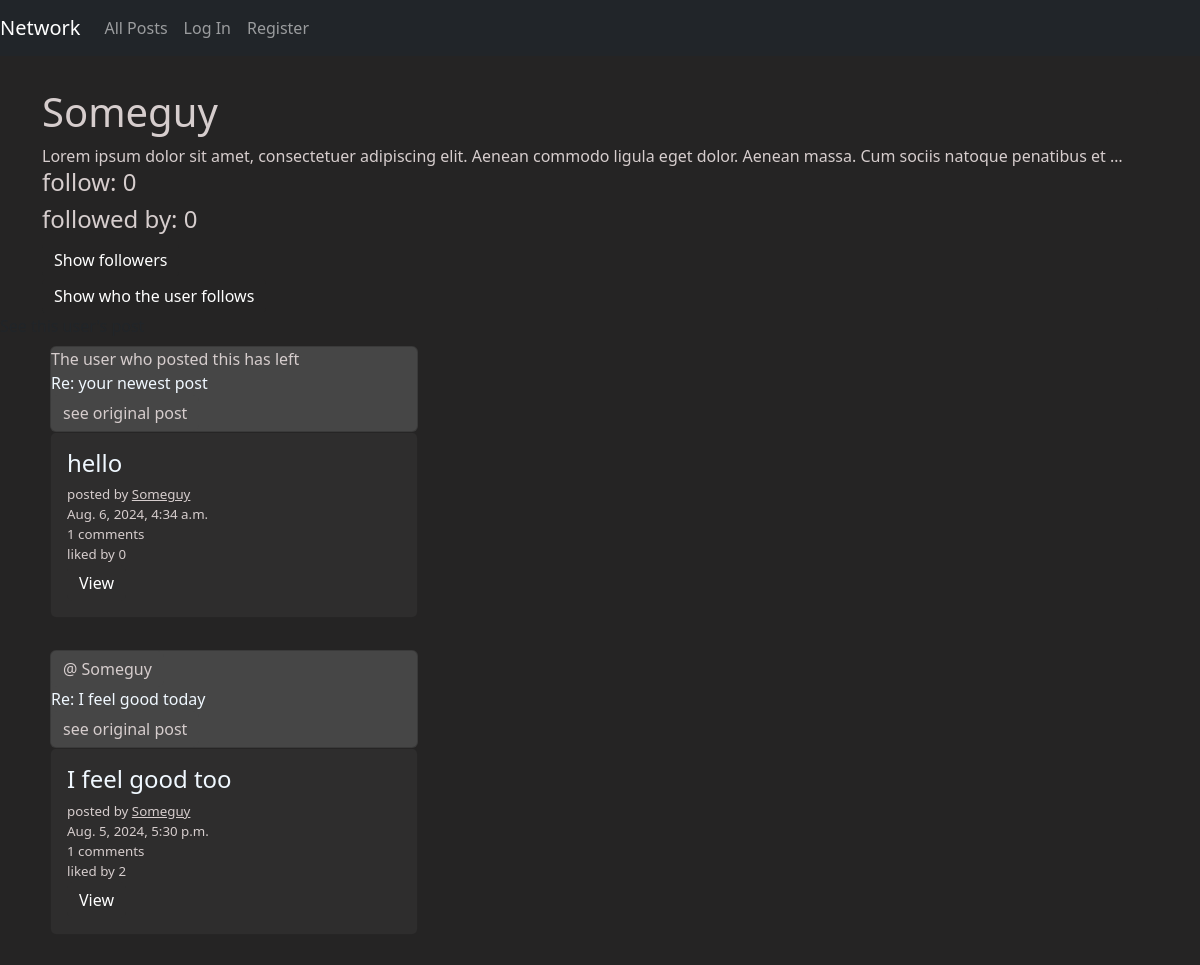
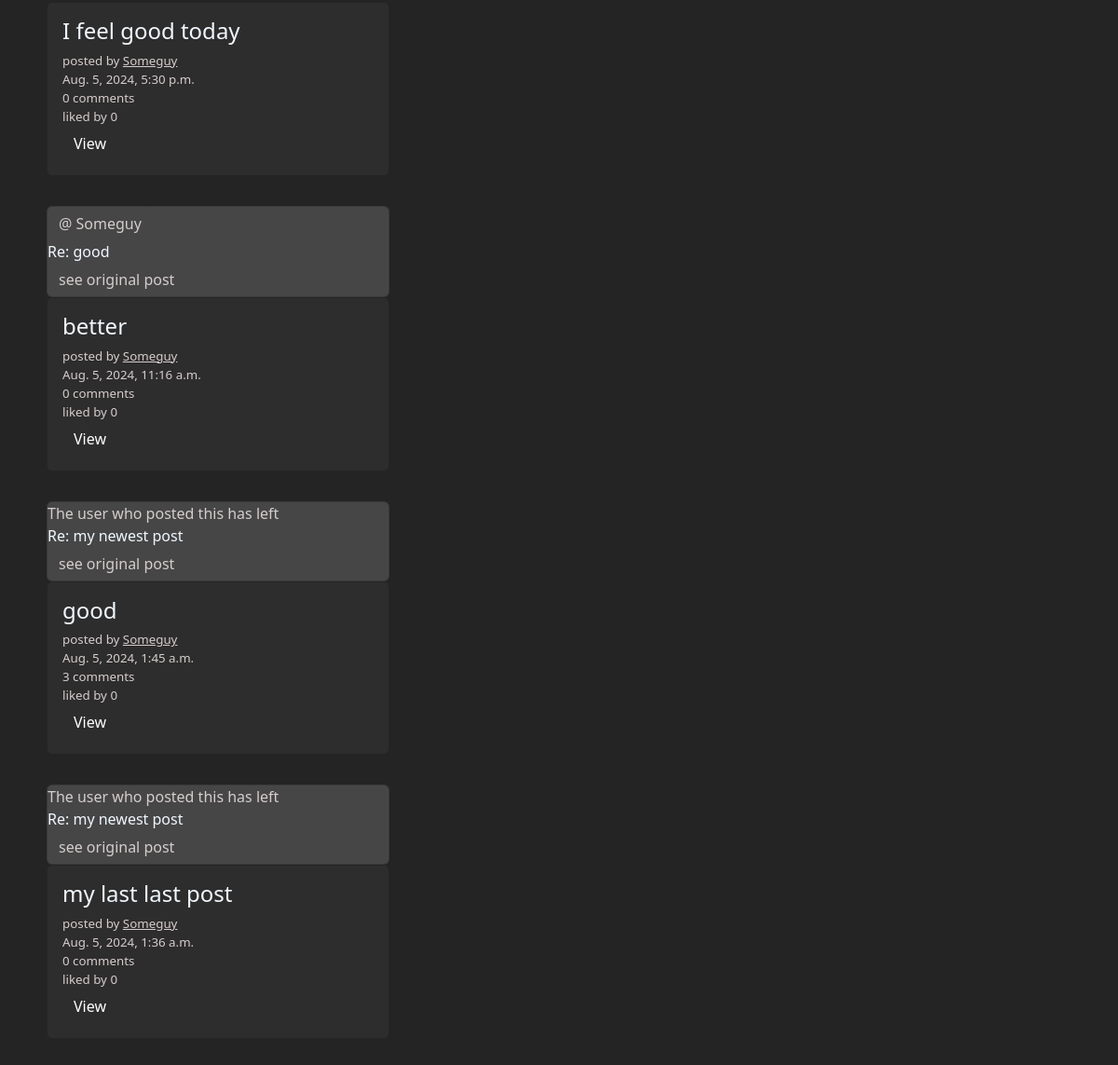
The page /profile/3 on the database its author committed (2 pictures, top to bottom).
### network/models.py (models this page shows)
class User(AbstractUser):
    pass

class Profile(models.Model):
    owner = models.OneToOneField(User, on_delete=models.CASCADE, primary_key=True)
    alias = models.CharField(max_length=20)
    date_of_birth = models.DateField()
    self_intro = models.CharField(max_length=1000, null=True, blank=True)

class Post(models.Model):
    poster = models.ForeignKey(User, null=True, on_delete=models.SET_NULL, related_name="poster")
    time = models.DateTimeField(auto_now_add=True)
    content = models.CharField(max_length=1000, default="")
    likes = models.IntegerField(default=0, validators=[MinValueValidator(0)])
    reply_to = models.ForeignKey("self", null=True, blank=True, on_delete=models.SET_NULL, related_name="reply")
    is_reply = models.BooleanField(default=False)
    class Meta:
        constraints = [
            UniqueConstraint(fields=["poster", "time", "content"], name="unique_post")
        ]

### network/views.py (the view)
# urls.py: path("profile/<int:user_id>", views.display_profile, name="profile"),
def display_profile(request, user_id):
    try:
        profile_owner = User.objects.get(pk=user_id)
    except ObjectDoesNotExist:
        messages.warning(request, "The requested profile does not exist.")
        return HttpResponseRedirect(reverse("index"))
    try:
        posts = Post.objects.filter(poster=profile_owner).order_by("-id")
    except EmptyResultSet:
        posts = None
    try:
        followeds = Followship.objects.filter(follower=profile_owner)
    except EmptyResultSet:
        followeds = None
    try:
        followers = Followship.objects.filter(followed=profile_owner)
    except EmptyResultSet:
        followers = None
    following_status = False
    for follower in followers:
        if follower.follower.id == request.user.id:
            following_status = True
    liked_posts = []
    likes = Likeship.objects.filter(liker=request.user.id)
    for like in likes:
        print(like.post)
        liked_posts.append(like.post)
    print(liked_posts)
    for post in posts:
        archived = Archived.objects.filter(post=post, archiver=request.user.id).first()
        try:
            archived_locations = archived.archive.filter(owner=request.user.id)
        except AttributeError:
            archived_locations = []
        comments_count = Comment.objects.filter(post=post.id).count()
        post.comments_count = comments_count
        post.archived_locations = archived_locations
    archives = Archive.objects.filter(owner=profile_owner).order_by("-id")
    myarchives = Archive.objects.filter(owner=request.user.id).order_by("-id")
    posts_per_page = paginate(posts, request, module="post")
    archives_per_page = paginate(archives, request, module="archive")
    followers_per_page = paginate(followers, request, module="follower")
    followeds_per_page = paginate(followeds, request, module="followed")
    followeds_count = followeds.count()
    followers_count = followers.count()
    return render(request, "network/profile.html", {
        "posts": posts,
        "posts_per_page": posts_per_page,
        "profile_owner": profile_owner,
        "login_user": request.user,
        "followers_per_page": followers_per_page,
        "followeds_per_page": followeds_per_page,
        "followers_count": followers_count,
        "followeds_count": followeds_count,
        "following_status": following_status,
        "archive_form": ArchiveForm,
        "archives_per_page": archives_per_page,
        "archives": myarchives,
        "liked_posts": liked_posts
    })

### network/templates/network/profile.html (shortened to what this page needs)
{% extends "network/layout.html" %}
{% block body %}
    <div class="card" style="max-width: 100vw; background-color: rgb(37, 36, 36); border-style: hidden; color: rgb(214, 205, 205);">
        {% if profile_owner.profile.alias %}
        <h1 class="card-title">{{ profile_owner.profile.alias }}</h1>
        {% else %}
        <h1 class="card-title">{{ profile_owner.username }}</h1>
        {% endif %}
        <div class="card-text" onclick="self_intro_show(event)" data-content="{{ profile_owner.profile.self_intro }}" data-original="{{ profile_owner.profile.self_intro|truncatewords:20 }}">{{ profile_owner.profile.self_intro|truncatewords:20 }}</div>
        <div>
            <h4>follow: {{ followeds_count }}</h4>
        </div>
        <div>
            <h4>
                followed by: {{ followers_count }}
            </h4>
        </div>
            <div class="col-auto">
                <button id="follower-button" class="btn btn-dark" style="background-color: rgb(37, 36, 36); border-style: hidden;"  type="button" data-bs-toggle="collapse" data-bs-target="#followers-view" aria-expanded="false" aria-controls="followers-view">Show followers</button>
            </div>
            <div class="col-auto">
                <button id="followed-button" class="btn btn-dark" style="background-color: rgb(37, 36, 36); border-style: hidden;" type="button" data-bs-toggle="collapse" data-bs-target="#followeds-view" aria-expanded="false" aria-controls="followeds-view">Show who the user follows</button>
            </div>
        </div>
    </div>
    <label>See this user's post</label>
    <div id="posts-view" class="container-fluid d-grid gap-3" style="padding-left: 50px;">
        {% include "network/postsview.html" %}
    </div>
{% endblock %}

### network/templates/network/layout.html (shortened to what this page needs)
{% load static %}
<!DOCTYPE html>
<html lang="en">
    <head>
        <link href="https://cdn.jsdelivr.net/npm/bootstrap@5.3.3/dist/css/bootstrap.min.css" rel="stylesheet">
        <link href="{% static 'network/styles.css' %}" rel="stylesheet">
    </head>
    <body style="background-color: rgb(37, 36, 36);">
        <nav class="navbar navbar-expand-sm navbar-dark bg-dark">
            <a class="navbar-brand" href="{% url 'index' %}">Network</a>
            <div>
              <ul class="navbar-nav mr-auto">
                <li class="nav-item">
                  <a class="btn btn-dark nav-link" href="{% url 'index' %}">All Posts</a>
                </li>
                {% if user.is_authenticated %}
                    {% url "index" as the_url %}
                    {% if request.path == the_url %}
                    <li class="nav-item">
                        <a class="btn btn-dark nav-link" data-bs-toggle="collapse" href="#post-area" role="button" aria-expanded="false" aria-controls="post-area">
                            Add Post
                        </a>
                    </li>
                    {% endif %}
                    <li class="nav-item">
                        <a class="btn btn-dark nav-link" href="{% url 'following' %}">Following</a>
                    </li>
                    <li class="nav-item">
                        <a class="btn btn-dark nav-link" href="{% url 'logout' %}">Log Out</a>
                    </li>
                {% else %}
                    <li class="nav-item">
                        <a class="btn btn-dark nav-link" href="{% url 'login' %}">Log In</a>
                    </li>
                    <li class="nav-item">
                        <a class="btn btn-dark nav-link" href="{% url 'register' %}">Register</a>
                    </li>
                {% endif %}
              </ul>
            </div>
          </nav>
        <div class="body container-fluid container-md d-grid gap-3" style="margin-top: 2rem;">
            {% block body %}
            {% endblock %}
    </body>
</html>

### network/templates/network/postsview.html (shortened to what this page needs)
{% for post in posts_per_page %}
<div id="post_view_{{ post.id }}" class="my-2">
    {% if post.is_reply %}
    <div class="card" style="max-width: 23rem; background-color: rgb(70, 70, 70);">
        {% if post.reply_to %}
        {% if post.reply_to.poster %}
        {% if post.reply_to.poster.profile.alias %}
        <div><a class="btn btn-dark" style="color: rgb(214, 205, 205); background-color: rgb(70, 70, 70); border-style: hidden;" href="{% url 'profile' user_id=post.reply_to.poster.id %}">@ {{ post.reply_to.poster.profile.alias }}</a></div>
        {% else %}
        <div><a class="btn btn-dark" style="color: rgb(214, 205, 205); background-color: rgb(70, 70, 70); border-style: hidden;" href="{% url 'profile' user_id=post.reply_to.poster.id %}">@ {{ post.reply_to.poster }}</a></div>
        {% endif %}
        {% else %}
        <div style="color: rgb(214, 205, 205)">The user who posted this has left</div>
        {% endif %}
        <div style="color: aliceblue;">Re: {{ post.reply_to.content }}</div>
        <div><a class="btn btn-dark" style="color: rgb(214, 205, 205); background-color: rgb(70, 70, 70); border-style: hidden;" href="{% url 'comment' post_id=post.reply_to.id %}">see original post</a></div>
        {% else %}
        <div style="color: rgb(214, 205, 205);">"The post replied to is deleted."</div>
        {% endif %}
    </div>
    {% endif %}
    <div class="card form-group" style="max-width: 23rem; background-color: rgb(46, 45, 45);">
        <div class="card-body" style="color: rgb(214, 205, 205);">
            <h4 class="card-title" id="content_{{ post.id }}" style="color: aliceblue;">{{ post.content }}</h4>
            {% if post.poster %}
            {% if post.poster.profile.alias %}
            <div style="font-size: smaller;">posted by <a class="card-link" href="{% url 'profile' user_id=post.poster.id %}" style="color: rgb(214, 205, 205);">{{ post.poster.profile.alias }}</a></div>
            {% else %}
            <div style="font-size: smaller;">posted by <a class="card-link" href="{% url 'profile' user_id=post.poster.id %}" style="color: rgb(214, 205, 205);">{{ post.poster }}</a></div>
            {% endif %}
            {% else %}
            <div style="font-size: smaller; color: rgb(214, 205, 205)">The User who posted this has left</div>
            {% endif %}
            <div style="font-size: smaller;">{{ post.time }}</div>
            <div style="font-size: smaller;">{{ post.comments_count }} comments</div>
            <div style="font-size: smaller;" id="likes_{{ post.id }}">liked by {{ post.likes }}</div>
            <div class="row">
                <form action="{% url 'comment' post_id=post.id %}">
                    <button class="btn btn-dark" style="background-color: rgb(46, 45, 45); border-style: hidden;" type="submit">View</button>
                </form>
            </div>
        </div>
    </div>
</div>
{% endfor %}

### rows shown on the page
User: profile.alias "Someguy", profile.self_intro "Lorem ipsum dolor sit amet, consectetuer adipiscing elit. Aenean commodo ligula eget dolor. Aenean massa. Cum sociis natoque penatibus et …"
Post: shows "The user who posted this has left", reply_to.content "your newest post", content "hello", poster.profile.alias "Someguy", time "Aug. 6, 2024, 4:34 a.m.", comments_count "1", likes "0"
Post: reply_to.poster.profile.alias "Someguy", reply_to.content "I feel good today", content "I feel good too", poster.profile.alias "Someguy", time "Aug. 5, 2024, 5:30 p.m.", comments_count "1", likes "2"
Post: content "I feel good today", poster.profile.alias "Someguy", time "Aug. 5, 2024, 5:30 p.m.", comments_count "0", likes "0"
Post: reply_to.poster.profile.alias "Someguy", reply_to.content "good", content "better", poster.profile.alias "Someguy", time "Aug. 5, 2024, 11:16 a.m.", comments_count "0", likes "0"
Post: shows "The user who posted this has left", reply_to.content "my newest post", content "good", poster.profile.alias "Someguy", time "Aug. 5, 2024, 1:45 a.m.", comments_count "3", likes "0"
Post: shows "The user who posted this has left", reply_to.content "my newest post", content "my last last post", poster.profile.alias "Someguy", time "Aug. 5, 2024, 1:36 a.m.", comments_count "0", likes "0"

### other values the page prints
{{ followeds_count }} "0"
{{ followers_count }} "0"
